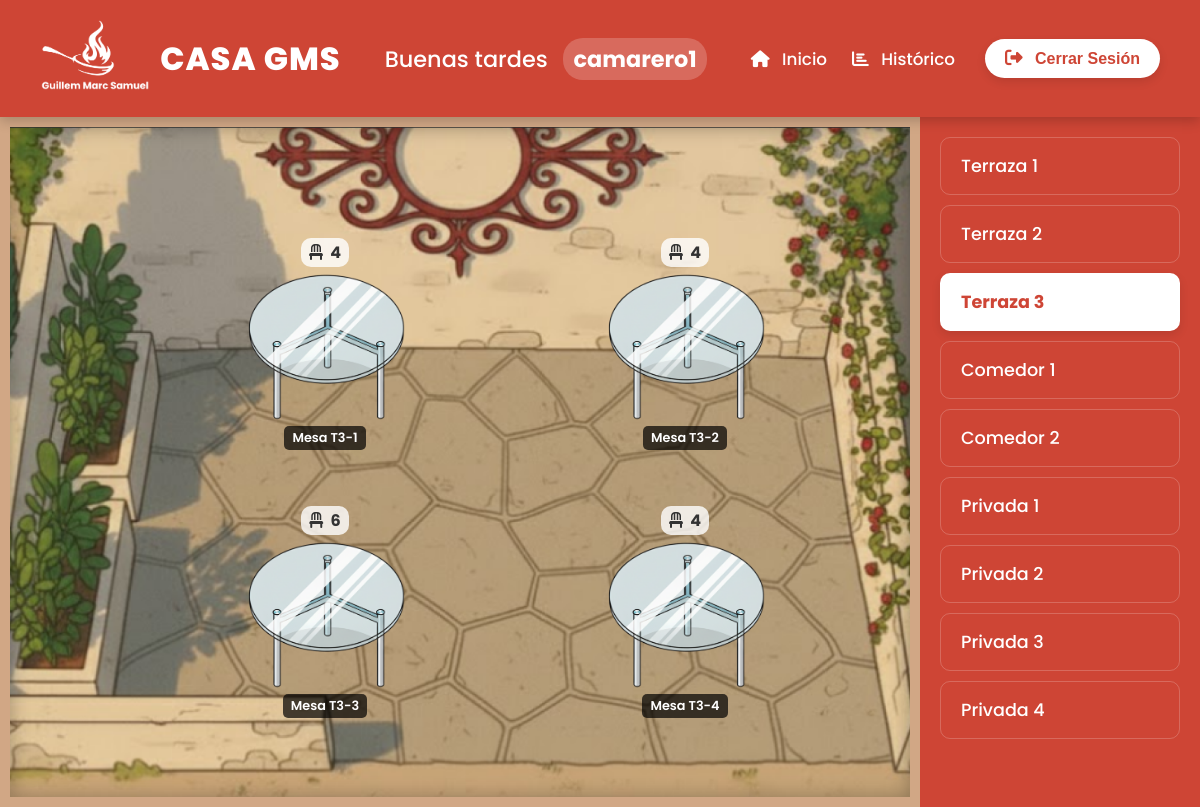
/PHP/PUBLIC/SALAS/terraza3.php (signed in), run on the app's committed database.
### tables this page shows
CREATE TABLE IF NOT EXISTS mesas (
    id INT AUTO_INCREMENT PRIMARY KEY,
    id_sala INT NOT NULL,
    nombre VARCHAR(20) NOT NULL,
    sillas INT NOT NULL,
    estado INT DEFAULT 1,   
    asignado_por INT NULL,  
    FOREIGN KEY (id_sala) REFERENCES salas(id) ON DELETE CASCADE,
    FOREIGN KEY (asignado_por) REFERENCES users(id) ON DELETE SET NULL
);

CREATE TABLE IF NOT EXISTS salas (
    id INT AUTO_INCREMENT PRIMARY KEY,
    nombre VARCHAR(100) NOT NULL,
    descripcion VARCHAR(255) NULL,
    num_mesas INT DEFAULT 0
);

### PHP/PUBLIC/SALAS/terraza3.php (the view, shortened to what this page needs)
<?php
require_once '../../CONEXION/conexion.php';
$id_sala_actual = 3;
try {
    $stmt_mesas = $conn->prepare("
        SELECT m.*, u.username AS camarero
        FROM mesas m
        LEFT JOIN users u ON m.asignado_por = u.id
        WHERE m.id_sala = :sala
    ");
    $stmt_mesas->execute(['sala' => $id_sala_actual]);
    $mesas = $stmt_mesas->fetchAll(PDO::FETCH_ASSOC);
} catch (PDOException $e) {
    die("Error al cargar las mesas: " . $e->getMessage());
}
try {
    $stmt_salas = $conn->query("SELECT id, nombre FROM salas");
    $salas = $stmt_salas->fetchAll(PDO::FETCH_ASSOC);
} catch (PDOException $e) {
    die("Error al cargar las salas: " . $e->getMessage());
}
?>
<!DOCTYPE html>
<html lang="es">
<head>
    <link rel="stylesheet" href="https://cdnjs.cloudflare.com/ajax/libs/font-awesome/6.5.1/css/all.min.css">
    <link rel="stylesheet" href="../../../css/panel_principal.css">
    <link rel="stylesheet" href="../../../css/salas_general.css">
    <link rel="stylesheet" href="../../../css/terraza3.css">
</head>
<body>
    <?php
    require_once '../header.php';
    ?>
    <div class="sala-container">
        <main class="sala-layout terraza3">
            <?php foreach ($mesas as $mesa): ?>
                <?php
                    $clase = $mesa['estado'] == 2 ? 'ocupada' : 'libre';
                    $accion = $mesa['estado'] == 1
                        ? './../../PROCEDIMIENTOS/asignar_mesa.php'
                        : './../../PROCEDIMIENTOS/liberar_mesa.php';
                ?>
                <form action="<?php echo $accion; ?>" method="POST" class="mesa-form">
                    <button type="submit" class="mesa <?php echo $clase; ?>" id="mesa-<?php echo $mesa['id']; ?>">
                        <img src="../../../img/mesa1.png" alt="Mesa" class="mesa-img">
                        <span class="mesa-label"><?php echo htmlspecialchars($mesa['nombre']); ?></span>
                        <div class="mesa-sillas">
                            <i class="fa-solid fa-chair"></i> <?php echo $mesa['sillas']; ?>
                        </div>
                    </button>
                </form>
            <?php endforeach; ?>
        </main>
        <aside class="salas-navigation">
            <?php foreach ($salas as $sala): ?>
                <?php
                    $clase_activa = ($sala['id'] == $id_sala_actual) ? 'active' : '';
                    $nombre_fichero = strtolower(str_replace(' ', '', $sala['nombre']));
                    $url = $nombre_fichero . ".php";
                ?>
                <a href="<?php echo $url; ?>" class="sala-nav-link <?php echo $clase_activa; ?>">
                    <?php echo htmlspecialchars($sala['nombre']); ?>
                </a>
            <?php endforeach; ?>
        </aside>
    </div>
</body>
</html>

### css/panel_principal.css (style rules this page uses)
* { margin: 0; padding: 0; box-sizing: border-box; }
html, body { height: 100%; font-family: 'Poppins', sans-serif; color: #333; background-color: #f4f7f9; background-image: url('../img/fondo_panel_principal.png'); background-size: cover; background-attachment: fixed; background-position: center 50%; }

### css/salas_general.css (style rules this page uses)
body { overflow: hidden; font-family: 'Poppins', sans-serif; }
.sala-container { display: flex; height: calc(100vh - 110px); position: relative; font-family: 'Poppins', sans-serif; }
.salas-navigation { width: 280px; background-color: #ce4535; padding: 20px; overflow-y: auto; box-shadow: -5px 0 15px rgba(0,0,0,0.1); display: flex; flex-direction: column; gap: 10px; }
.sala-nav-link { display: block; text-decoration: none; color: white; font-size: 1.1rem; font-weight: 500; padding: 15px 20px; border-radius: 10px; transition: background-color 0.2s ease; border: 1px solid rgba(255, 255, 255, 0.2); }
.sala-nav-link.active { background-color: white; color: #ce4535; font-weight: 700; box-shadow: 0 4px 10px rgba(0,0,0,0.1); }
.sala-layout { flex-grow: 1; position: relative; background-size: cover; background-position: center; background-repeat: no-repeat; border: 10px solid #d1a785; box-shadow: inset 0 0 20px rgba(0,0,0,0.3); }
.mesa-form { display: contents; }
.mesa { border: none; font: inherit; background-color: transparent; box-shadow: none; position: absolute; cursor: pointer; transition: transform 0.2s ease; padding: 10px; border-radius: 10px; user-select: none; display: flex; flex-direction: column; align-items: center; gap: 5px; }
.mesa-img { width: 160px; height: auto; transition: filter 0.2s ease; }
.mesa-label { background-color: rgba(0, 0, 0, 0.7); color: white; font-size: 0.8rem; font-weight: 600; padding: 3px 8px; border-radius: 5px; white-space: nowrap; }
.mesa-sillas { font-size: 1rem; font-weight: 700; color: #333; background-color: rgba(255, 255, 255, 0.8); padding: 2px 8px; border-radius: 10px; order: -1; }
.mesa-sillas i { margin-right: 4px; }

### css/terraza3.css (style rules this page uses)
.sala-layout.terraza3 { background-image: url('../img/terraza3.png'); }
#mesa-9 { top: 15%; left: 25%; }
#mesa-10 { top: 15%; left: 65%; }
#mesa-11 { top: 55%; left: 25%; }
#mesa-12 { top: 55%; left: 65%; }

### data on the page
mesas: nombre "Mesa T3-1", sillas "4"
mesas: nombre "Mesa T3-2", sillas "4"
mesas: nombre "Mesa T3-3", sillas "6"
mesas: nombre "Mesa T3-4", sillas "4"
salas: nombre "Terraza 1"
salas: nombre "Terraza 2"
salas: nombre "Terraza 3"
salas: nombre "Comedor 1"
salas: nombre "Comedor 2"
salas: nombre "Privada 1"
salas: nombre "Privada 2"
salas: nombre "Privada 3"
salas: nombre "Privada 4"

### other printed values
$saludo "Buenas tardes"
$username "camarero1"
